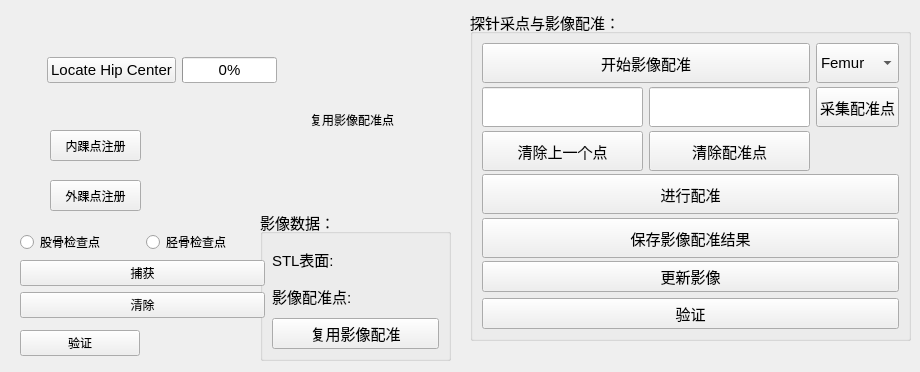
     <widget class="QWidget" name="tab">
      <attribute name="title">
       <string>影像配准</string>
      </attribute>
      <widget class="QWidget" name="horizontalLayoutWidget_3">
       <property name="geometry">
        <rect>
         <x>10</x>
         <y>30</y>
         <width>305</width>
         <height>80</height>
        </rect>
       </property>
       <layout class="QHBoxLayout" name="horizontalLayout_9">
        <item>
         <spacer name="horizontalSpacer_3">
          <property name="orientation">
           <enum>Qt::Horizontal</enum>
          </property>
          <property name="sizeHint" stdset="0">
           <size>
            <width>40</width>
            <height>20</height>
           </size>
          </property>
         </spacer>
        </item>
        <item>
         <widget class="QPushButton" name="LocateHipCenterBtn">
          <property name="font">
           <font>
            <pointsize>11</pointsize>
           </font>
          </property>
          <property name="text">
           <string>Locate Hip Center</string>
          </property>
         </widget>
        </item>
        <item>
         <widget class="QProgressBar" name="HipCenterPosProgressBar">
          <property name="font">
           <font>
            <pointsize>11</pointsize>
           </font>
          </property>
          <property name="value">
           <number>0</number>
          </property>
          <property name="alignment">
           <set>Qt::AlignCenter</set>
          </property>
         </widget>
        </item>
        <item>
         <spacer name="horizontalSpacer_4">
          <property name="orientation">
           <enum>Qt::Horizontal</enum>
          </property>
          <property name="sizeHint" stdset="0">
           <size>
            <width>40</width>
            <height>20</height>
           </size>
          </property>
         </spacer>
        </item>
       </layout>
      </widget>
      <widget class="QGroupBox" name="groupBox_5">
       <property name="geometry">
        <rect>
         <x>260</x>
         <y>210</y>
         <width>191</width>
         <height>151</height>
        </rect>
       </property>
       <property name="font">
        <font>
         <pointsize>11</pointsize>
        </font>
       </property>
       <property name="title">
        <string>影像数据： </string>
       </property>
       <layout class="QGridLayout" name="gridLayout_9">
        <item row="1" column="0">
         <layout class="QHBoxLayout" name="horizontalLayout_12">
          <item>
           <widget class="QLabel" name="label_10">
            <property name="font">
             <font>
              <pointsize>11</pointsize>
             </font>
            </property>
            <property name="text">
             <string>影像配准点:  </string>
            </property>
           </widget>
          </item>
          <item>
           <widget class="QmitkSingleNodeSelectionWidget" name="mitkNodeSelectWidget_landmark_src" native="true">
            <property name="font">
             <font>
              <pointsize>11</pointsize>
             </font>
            </property>
           </widget>
          </item>
         </layout>
        </item>
        <item row="0" column="0">
         <layout class="QHBoxLayout" name="horizontalLayout_11">
          <item>
           <widget class="QLabel" name="label_9">
            <property name="font">
             <font>
              <pointsize>11</pointsize>
             </font>
            </property>
            <property name="text">
             <string>STL表面:  </string>
            </property>
           </widget>
          </item>
          <item>
           <widget class="QmitkSingleNodeSelectionWidget" name="mitkNodeSelectWidget_surface_regis" native="true">
            <property name="font">
             <font>
              <pointsize>11</pointsize>
             </font>
            </property>
           </widget>
          </item>
         </layout>
        </item>
        <item row="2" column="0">
         <widget class="QPushButton" name="ReuseImageRegistrationBtn">
          <property name="font">
           <font>
            <pointsize>11</pointsize>
           </font>
          </property>
          <property name="text">
           <string>复用影像配准</string>
          </property>
         </widget>
        </item>
       </layout>
      </widget>
      <widget class="QGroupBox" name="groupBox_4">
       <property name="geometry">
        <rect>
         <x>470</x>
         <y>10</y>
         <width>441</width>
         <height>331</height>
        </rect>
       </property>
       <property name="font">
        <font>
         <pointsize>11</pointsize>
        </font>
       </property>
       <property name="title">
        <string>探针采点与影像配准：</string>
       </property>
       <layout class="QGridLayout" name="gridLayout_8">
        <item row="4" column="0" colspan="3">
         <widget class="QPushButton" name="SaveImageRegistraionResultBtn">
          <property name="minimumSize">
           <size>
            <width>0</width>
            <height>40</height>
           </size>
          </property>
          <property name="text">
           <string>保存影像配准结果</string>
          </property>
         </widget>
        </item>
        <item row="1" column="2">
         <widget class="QPushButton" name="SelectRegistrationPointBtn">
          <property name="minimumSize">
           <size>
            <width>0</width>
            <height>40</height>
           </size>
          </property>
          <property name="text">
           <string>采集配准点</string>
          </property>
         </widget>
        </item>
        <item row="2" column="0">
         <widget class="QPushButton" name="RemoveLastRegistrationPointBtn">
          <property name="minimumSize">
           <size>
            <width>0</width>
            <height>40</height>
           </size>
          </property>
          <property name="text">
           <string>清除上一个点</string>
          </property>
         </widget>
        </item>
        <item row="1" column="1">
         <widget class="QLineEdit" name="CurrentRegistrationCountLineEdit">
          <property name="minimumSize">
           <size>
            <width>0</width>
            <height>40</height>
           </size>
          </property>
         </widget>
        </item>
        <item row="1" column="0">
         <widget class="QLineEdit" name="TotalRegistrationCountLineEdit">
          <property name="minimumSize">
           <size>
            <width>0</width>
            <height>40</height>
           </size>
          </property>
         </widget>
        </item>
        <item row="0" column="2">
         <widget class="QComboBox" name="ImageRegistrationTypeComboBox">
          <property name="minimumSize">
           <size>
            <width>0</width>
            <height>40</height>
           </size>
          </property>
          <property name="layoutDirection">
           <enum>Qt::LeftToRight</enum>
          </property>
          <item>
           <property name="text">
            <string>Femur</string>
           </property>
          </item>
          <item>
           <property name="text">
            <string>Tibia</string>
           </property>
          </item>
         </widget>
        </item>
        <item row="5" column="0" colspan="3">
         <widget class="QPushButton" name="UseRegistrationBtn">
          <property name="text">
           <string>更新影像</string>
          </property>
         </widget>
        </item>
        <item row="2" column="1">
         <widget class="QPushButton" name="ClearRegistrationPointBtn">
          <property name="minimumSize">
           <size>
            <width>0</width>
            <height>40</height>
           </size>
          </property>
          <property name="text">
           <string>清除配准点</string>
          </property>
         </widget>
        </item>
        <item row="3" column="0" colspan="3">
         <widget class="QPushButton" name="RegisterImageBtn">
          <property name="minimumSize">
           <size>
            <width>0</width>
            <height>40</height>
           </size>
          </property>
          <property name="text">
           <string>进行配准</string>
          </property>
         </widget>
        </item>
        <item row="0" column="0" colspan="2">
         <widget class="QPushButton" name="StartSelectPointBtn">
          <property name="minimumSize">
           <size>
            <width>0</width>
            <height>40</height>
           </size>
          </property>
          <property name="text">
           <string>开始影像配准</string>
          </property>
         </widget>
        </item>
        <item row="6" column="0" colspan="3">
         <widget class="QPushButton" name="VerifyImageRegistrationAccuracyBtn">
          <property name="text">
           <string>验证</string>
          </property>
         </widget>
        </item>
       </layout>
      </widget>
      <widget class="QPushButton" name="RegisterMalleolusMedialisBtn">
       <property name="geometry">
        <rect>
         <x>50</x>
         <y>130</y>
         <width>91</width>
         <height>31</height>
        </rect>
       </property>
       <property name="text">
        <string>内踝点注册</string>
       </property>
      </widget>
      <widget class="QPushButton" name="RegisterLateralMalleolusBtn">
       <property name="geometry">
        <rect>
         <x>50</x>
         <y>180</y>
         <width>91</width>
         <height>31</height>
        </rect>
       </property>
       <property name="text">
        <string>外踝点注册</string>
       </property>
      </widget>
      <widget class="QWidget" name="verticalLayoutWidget_6">
       <property name="geometry">
        <rect>
         <x>20</x>
         <y>230</y>
         <width>245</width>
         <height>133</height>
        </rect>
       </property>
       <layout class="QVBoxLayout" name="verticalLayout_14">
        <item>
         <layout class="QHBoxLayout" name="horizontalLayout_23">
          <item>
           <widget class="QRadioButton" name="FemurVerifyPointBtn">
            <property name="text">
             <string>股骨检查点</string>
            </property>
           </widget>
          </item>
          <item>
           <widget class="QRadioButton" name="TibiaVerifyPointBtn">
            <property name="text">
             <string>胫骨检查点</string>
            </property>
           </widget>
          </item>
         </layout>
        </item>
        <item>
         <widget class="QPushButton" name="CaptureVerifyBtn">
          <property name="text">
           <string>捕获</string>
          </property>
         </widget>
        </item>
        <item>
         <widget class="QPushButton" name="ClearVerifyPointBtn">
          <property name="text">
           <string>清除</string>
          </property>
         </widget>
        </item>
        <item>
         <layout class="QHBoxLayout" name="horizontalLayout_51">
          <item>
           <widget class="QPushButton" name="VerifyPointBtn">
            <property name="text">
             <string>验证</string>
            </property>
           </widget>
          </item>
          <item>
           <widget class="QLabel" name="VerifyPointDistanceLabel">
            <property name="text">
             <string/>
            </property>
           </widget>
          </item>
         </layout>
        </item>
       </layout>
      </widget>
      <widget class="QWidget" name="horizontalLayoutWidget_18">
       <property name="geometry">
        <rect>
         <x>310</x>
         <y>80</y>
         <width>160</width>
         <height>80</height>
        </rect>
       </property>
       <layout class="QHBoxLayout" name="horizontalLayout_33">
        <item>
         <widget class="QLabel" name="label_36">
          <property name="text">
           <string>复用影像配准点</string>
          </property>
         </widget>
        </item>
        <item>
         <widget class="QmitkSingleNodeSelectionWidget" name="PKAReUseRegistrationPointsSelectWidget" native="true">
          <property name="font">
           <font>
            <pointsize>11</pointsize>
           </font>
          </property>
         </widget>
        </item>
       </layout>
      </widget>
     </widget>
